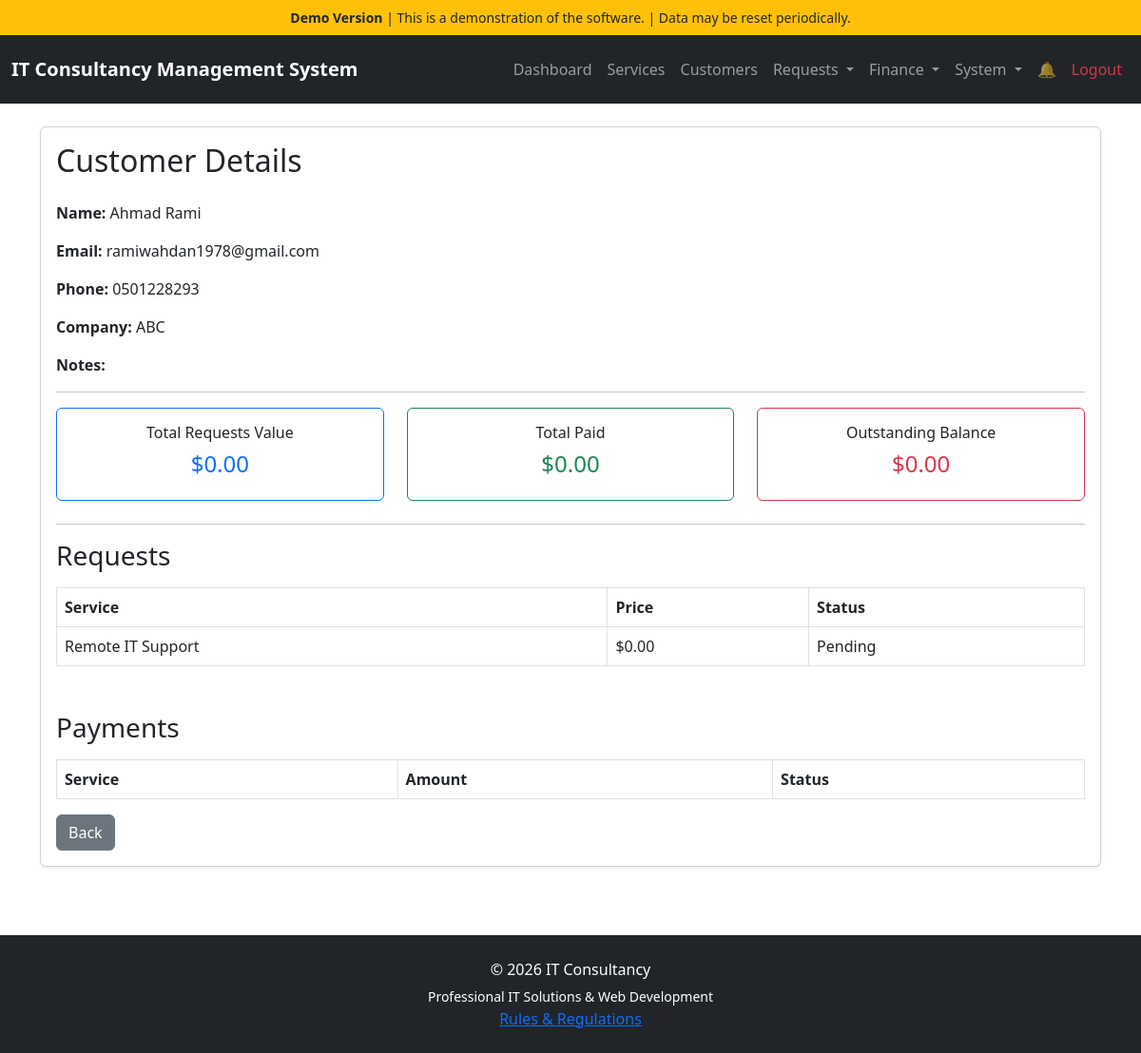
The app's page /public/index.php?page=view-customer&id=5 (signed in), older data.
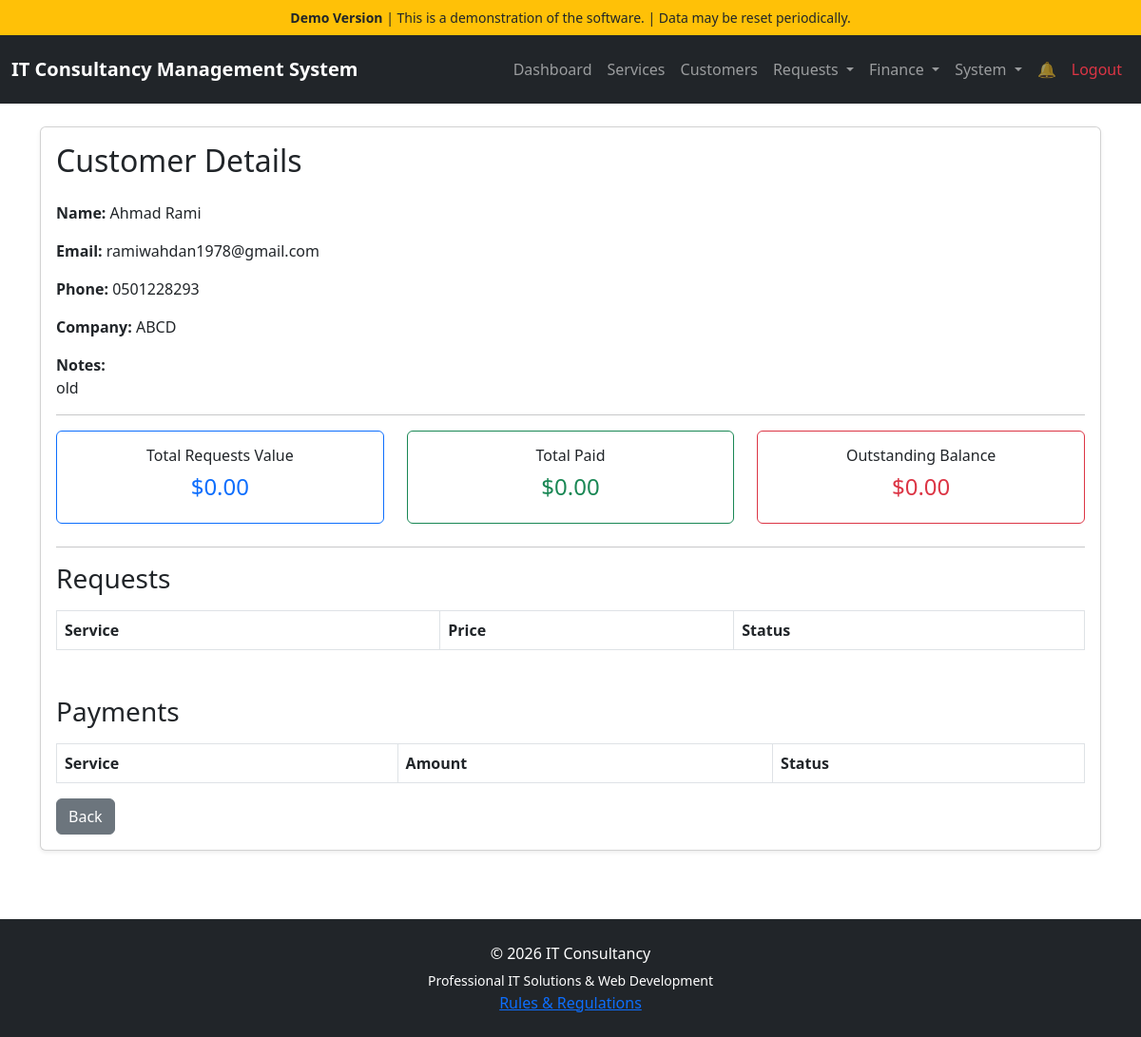
The same page, newer data.
### tables this page shows
CREATE TABLE `customers` (
  `id` int(11) NOT NULL AUTO_INCREMENT,
  `name` varchar(255) NOT NULL,
  `email` varchar(255) DEFAULT NULL,
  `phone` varchar(50) DEFAULT NULL,
  `company` varchar(255) DEFAULT NULL,
  `notes` text DEFAULT NULL,
  `created_at` timestamp NOT NULL DEFAULT current_timestamp(),
  `password` varchar(255) DEFAULT NULL,
  `reset_token` varchar(255) DEFAULT NULL,
  `reset_token_expires` datetime DEFAULT NULL,
  PRIMARY KEY (`id`)
);

CREATE TABLE `requests` (
  `id` int(11) NOT NULL AUTO_INCREMENT,
  `customer_id` int(11) NOT NULL,
  `service_id` int(11) NOT NULL,
  `quoted_price` decimal(10,2) DEFAULT NULL,
  `description` text DEFAULT NULL,
  `status` enum('Pending','Approved','Completed','Cancelled') NOT NULL DEFAULT 'Pending',
  `created_at` timestamp NOT NULL DEFAULT current_timestamp(),
  `workflow_stage` enum('Submitted','Consultation Approved','Consultation Scheduled','Consultation Confirmed','Consultation Completed','Proposal Sent','Proposal Accepted','Proposal Rejected','Awaiting Payment','Payment Submitted','Awaiting Service Scheduling','Service Scheduled','Service Active','Completed','Cancelled') NOT NULL DEFAULT 'Submitted',
  `proposal` text DEFAULT NULL,
  `completed_at` datetime DEFAULT NULL,
  `completion_notes` text DEFAULT NULL,
  `consultation_reschedules` int(11) NOT NULL DEFAULT 0,
  `service_reschedules` int(11) NOT NULL DEFAULT 0,
  PRIMARY KEY (`id`),
  KEY `customer_id` (`customer_id`),
  KEY `service_id` (`service_id`),
  CONSTRAINT `requests_ibfk_1` FOREIGN KEY (`customer_id`) REFERENCES `customers` (`id`) ON DELETE CASCADE,
  CONSTRAINT `requests_ibfk_2` FOREIGN KEY (`service_id`) REFERENCES `services` (`id`) ON DELETE CASCADE
);

CREATE TABLE `services` (
  `id` int(11) NOT NULL AUTO_INCREMENT,
  `title` varchar(255) NOT NULL,
  `description` text NOT NULL,
  `created_at` timestamp NOT NULL DEFAULT current_timestamp(),
  `price` decimal(10,2) NOT NULL DEFAULT 0.00,
  `image` varchar(255) DEFAULT NULL,
  PRIMARY KEY (`id`)
);

### public/index.php (called while the page is built, shortened)
<?php
require_once __DIR__ . '/../app/helpers/demo_helper.php';
require_once __DIR__ . '/../routes.php';

### app/helpers/demo_helper.php (called while the page is built, shortened)
<?php
function appMode()
{
    return defined('APP_MODE') ? APP_MODE : 'production';
}
function isDemo()
{
    return appMode() === 'demo';
}

### app/views/view-customer.php (the view, shortened to what this page needs)
<?php
require dirname(__DIR__, 2) . '/config/database.php';
$id = $_GET['id'];
$stmt = $pdo->prepare("
    SELECT *
    FROM customers
    WHERE id = ?
");
$stmt->execute([$id]);
$customer = $stmt->fetch();
$requestsStmt = $pdo->prepare("
    SELECT
        requests.*,
        services.title AS service_title
    FROM requests
    JOIN services
        ON services.id = requests.service_id
    WHERE requests.customer_id = ?
    ORDER BY requests.created_at DESC
");
$requestsStmt->execute([$id]);
$requests = $requestsStmt->fetchAll();
$totalRequestsValue = 0;
$totalPaid = 0;
foreach ($requests as $request) {
    $totalRequestsValue += $request['quoted_price'];
}
$outstandingBalance =
    $totalRequestsValue - $totalPaid;
?>
<?php require __DIR__ . '/layouts/header.php'; ?>
<div class="card shadow-sm">
    <div class="card-body">
        <h2 class="mb-4">
            Customer Details
        </h2>
        <p>
            <strong>Name:</strong>
            <?= htmlspecialchars($customer['name']) ?>
        </p>
        <p>
            <strong>Email:</strong>
            <?= htmlspecialchars($customer['email']) ?>
        </p>
        <p>
            <strong>Phone:</strong>
            <?= htmlspecialchars($customer['phone']) ?>
        </p>
        <p>
            <strong>Company:</strong>
            <?= htmlspecialchars($customer['company']) ?>
        </p>
        <p>
            <strong>Notes:</strong><br>
            <?= nl2br(htmlspecialchars($customer['notes'])) ?>
        </p>
        <hr>
<div class="row mb-4">
    <div class="col-md-4">
        <div class="card text-center border-primary">
            <div class="card-body">
                <h6>
                    Total Requests Value
                </h6>
                <h4 class="text-primary">
                    $<?= number_format($totalRequestsValue, 2) ?>
                </h4>
            </div>
        </div>
    </div>
    <div class="col-md-4">
        <div class="card text-center border-success">
            <div class="card-body">
                <h6>
                    Total Paid
                </h6>
                <h4 class="text-success">
                    $<?= number_format($totalPaid, 2) ?>
                </h4>
            </div>
        </div>
    </div>
    <div class="col-md-4">
        <div class="card text-center border-danger">
            <div class="card-body">
                <h6>
                    Outstanding Balance
                </h6>
                <h4 class="text-danger">
                    $<?= number_format($outstandingBalance, 2) ?>
                </h4>
            </div>
        </div>
    </div>
</div>
        <hr>
<h3 class="mb-3">
    Requests
</h3>
<table class="table table-bordered">
    <thead>
        <tr>
            <th>Service</th>
            <th>Price</th>
            <th>Status</th>
        </tr>
    </thead>
    <tbody>
        <?php foreach ($requests as $request): ?>
            <tr>
                <td>
                    <?= htmlspecialchars($request['service_title']) ?>
                </td>
                <td>
                    $<?= number_format($request['quoted_price'], 2) ?>
                </td>
                <td>
                    <?= htmlspecialchars($request['status']) ?>
                </td>
            </tr>
        <?php endforeach; ?>
    </tbody>
</table>
<h3 class="mb-3 mt-5">
    Payments
</h3>
<table class="table table-bordered">
    <thead>
        <tr>
            <th>Service</th>
            <th>Amount</th>
            <th>Status</th>
        </tr>
    </thead>
</table>
        <a
            href="?page=customers"
            class="btn btn-secondary">
            Back
        </a>
    </div>
</div>
<?php require __DIR__ . '/layouts/footer.php'; ?>

### routes.php (shortened to what this page needs)
<?php
require_once __DIR__ . '/config/database.php';
$page = $_GET['page'] ?? 'home';
switch ($page) {
    case 'view-customer':
        require __DIR__ . '/app/views/view-customer.php';
        break;
}

### app/views/layouts/header.php (shortened to what this page needs)
<!DOCTYPE html>
<html>
<head>
    <link
        href="https://cdn.jsdelivr.net/npm/bootstrap@5.3.0/dist/css/bootstrap.min.css"
        rel="stylesheet">
</head>
<body>
<?php if (isDemo()): ?>
<div class="bg-warning text-dark text-center py-2 small">
    <strong>Demo Version</strong>
    | This is a demonstration of the software.
    | Data may be reset periodically.
</div>
<?php endif; ?>
<nav class="navbar navbar-expand-lg navbar-dark bg-dark py-3">
    <div class="container-fluid">
        <a class="navbar-brand fw-bold" href="?page=home">
            <?= PRODUCT_NAME ?>
        </a>
        <div class="collapse navbar-collapse" id="navbarNav">
            <div class="navbar-nav ms-auto">
                <?php if (isset($_SESSION['user'])): ?>
                    <a class="nav-link" href="?page=dashboard">
                        Dashboard
                    </a>
                    <a class="nav-link" href="?page=services-admin">
                        Services
                    </a>
                    <a class="nav-link" href="?page=customers">
                        Customers
                    </a>
                    <div class="nav-item dropdown">
                        <a
                            class="nav-link dropdown-toggle"
                            href="#"
                            role="button"
                            data-bs-toggle="dropdown">
                            Requests
                        </a>
                    </div>
                    <div class="nav-item dropdown">
                        <a
                            class="nav-link dropdown-toggle"
                            href="#"
                            role="button"
                            data-bs-toggle="dropdown">
                            Finance
                        </a>
                    </div>
                    <div class="nav-item dropdown">
                        <a
                            class="nav-link dropdown-toggle"
                            href="#"
                            role="button"
                            data-bs-toggle="dropdown">
                            System
                        </a>
                    </div>
                    <li class="nav-item dropdown">
    <a
        class="nav-link position-relative"
        href="#"
        id="notificationsDropdown"
        role="button"
        data-bs-toggle="dropdown"
        aria-expanded="false">
        🔔
    </a>
</li>
                    <a class="nav-link text-danger" href="?page=logout">
                        Logout
                    </a>
                <?php endif; ?>
            </div>
        </div>
    </div>
</nav>
<div class="container py-4">

### app/views/layouts/footer.php (shortened to what this page needs)
</div>
<footer class="bg-dark text-white text-center py-4 mt-5">
    <div class="container">
        <p class="mb-1">
            © 2026 IT Consultancy
        </p>
        <small>
            Professional IT Solutions & Web Development
        </small>
    </div>
        <a href="?page=rules" target="_blank">
            Rules & Regulations
        </a>
</footer>
</body>
</html>

Row changes from the older to the newer data that the page shows:
removed requests: service.title "Remote IT Support", quoted_price "0.00", status "Pending"
changed customers "Ahmad Rami": company "ABC" → "ABCD"; notes (not shown) → "old"
